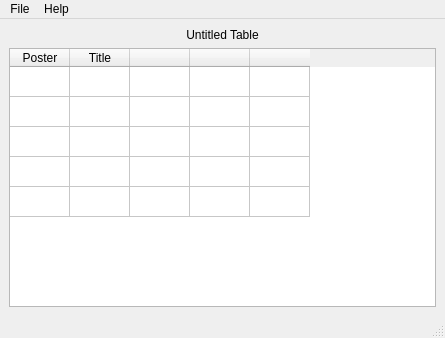
<?xml version="1.0" encoding="UTF-8"?>
<ui version="4.0">
 <class>MainWindow</class>
 <widget class="QMainWindow" name="MainWindow">
  <property name="geometry">
   <rect>
    <x>0</x>
    <y>0</y>
    <width>445</width>
    <height>338</height>
   </rect>
  </property>
  <property name="windowTitle">
   <string>MainWindow</string>
  </property>
  <widget class="QWidget" name="centralwidget">
   <layout class="QVBoxLayout" name="verticalLayout">
    <item>
     <widget class="QLabel" name="label">
      <property name="text">
       <string>Untitled Table</string>
      </property>
      <property name="alignment">
       <set>Qt::AlignCenter</set>
      </property>
     </widget>
    </item>
    <item>
     <widget class="QTableWidget" name="tableWidget">
      <property name="enabled">
       <bool>true</bool>
      </property>
      <property name="autoFillBackground">
       <bool>false</bool>
      </property>
      <property name="sizeAdjustPolicy">
       <enum>QAbstractScrollArea::AdjustIgnored</enum>
      </property>
      <property name="gridStyle">
       <enum>Qt::SolidLine</enum>
      </property>
      <property name="rowCount">
       <number>5</number>
      </property>
      <property name="columnCount">
       <number>5</number>
      </property>
      <attribute name="horizontalHeaderVisible">
       <bool>true</bool>
      </attribute>
      <attribute name="horizontalHeaderDefaultSectionSize">
       <number>60</number>
      </attribute>
      <attribute name="verticalHeaderVisible">
       <bool>false</bool>
      </attribute>
      <row/>
      <row/>
      <row/>
      <row/>
      <row/>
      <column>
       <property name="text">
        <string>Poster</string>
       </property>
      </column>
      <column>
       <property name="text">
        <string>Title</string>
       </property>
      </column>
      <column>
       <property name="text">
        <string/>
       </property>
      </column>
      <column>
       <property name="text">
        <string/>
       </property>
      </column>
      <column>
       <property name="text">
        <string/>
       </property>
      </column>
     </widget>
    </item>
   </layout>
  </widget>
  <widget class="QMenuBar" name="menubar">
   <property name="geometry">
    <rect>
     <x>0</x>
     <y>0</y>
     <width>445</width>
     <height>22</height>
    </rect>
   </property>
   <widget class="QMenu" name="menuTest">
    <property name="title">
     <string>File</string>
    </property>
    <addaction name="actionNew_Table"/>
    <addaction name="actionSave"/>
    <addaction name="actionOpen"/>
   </widget>
   <widget class="QMenu" name="menuHelp">
    <property name="title">
     <string>Help</string>
    </property>
    <addaction name="actionGitHub"/>
    <addaction name="actionAbout"/>
   </widget>
   <addaction name="menuTest"/>
   <addaction name="menuHelp"/>
  </widget>
  <widget class="QStatusBar" name="statusbar"/>
  <action name="actionNew_Table">
   <property name="text">
    <string>New Table...</string>
   </property>
  </action>
  <action name="actionSave">
   <property name="text">
    <string>Save</string>
   </property>
  </action>
  <action name="actionOpen">
   <property name="text">
    <string>Open...</string>
   </property>
  </action>
  <action name="actionGitHub">
   <property name="text">
    <string>GitHub</string>
   </property>
  </action>
  <action name="actionAbout">
   <property name="text">
    <string>About</string>
   </property>
  </action>
 </widget>
 <resources/>
 <connections/>
</ui>
